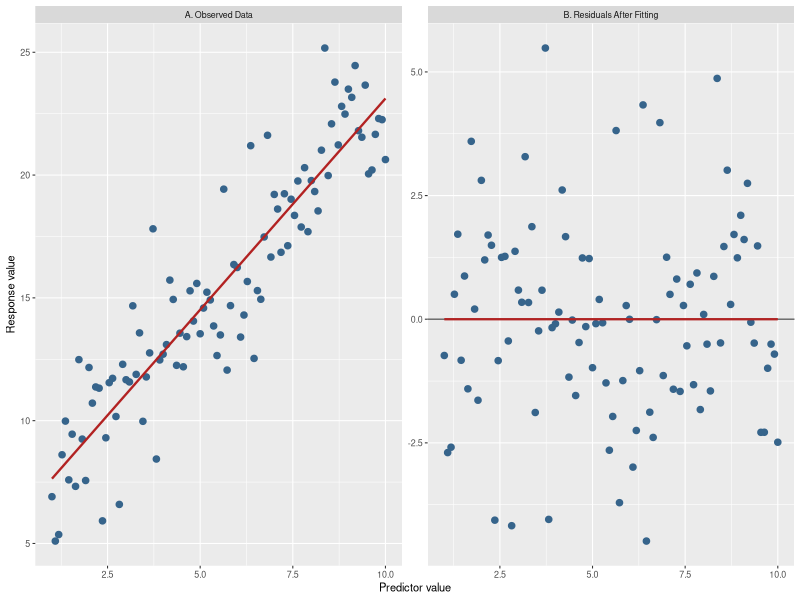
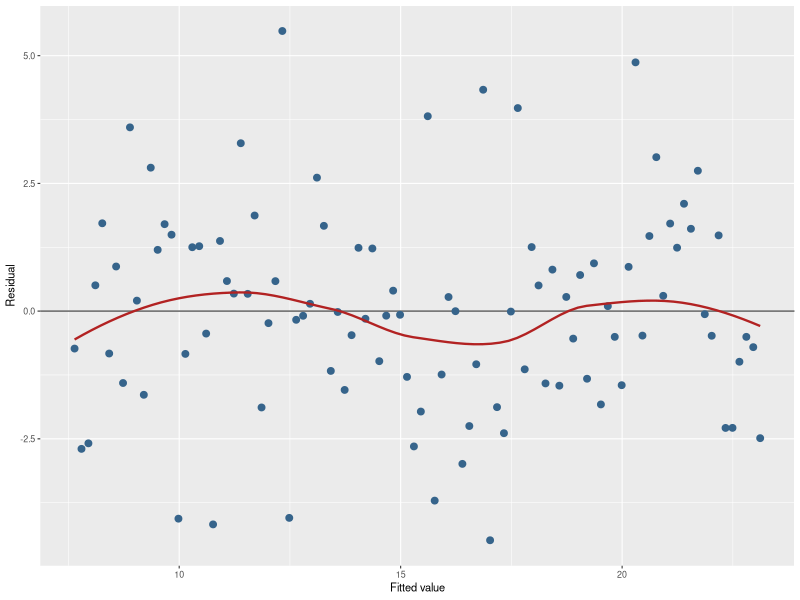
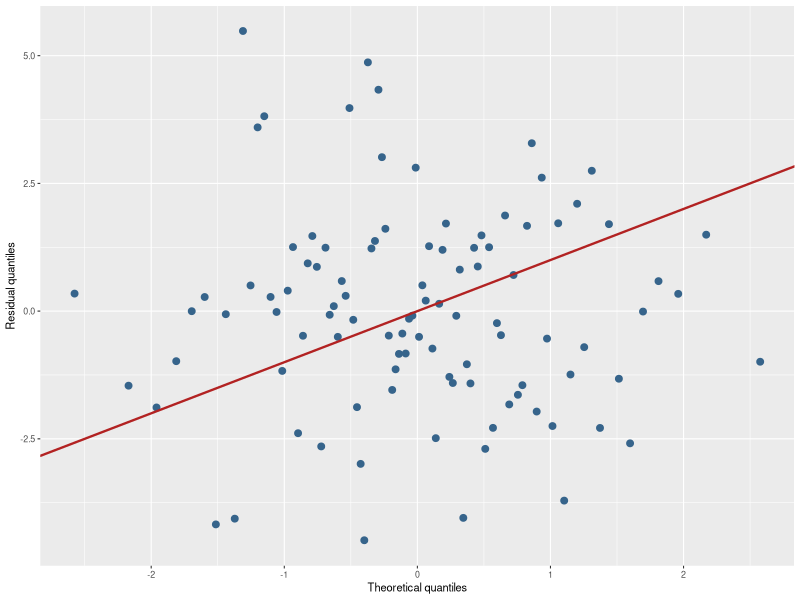
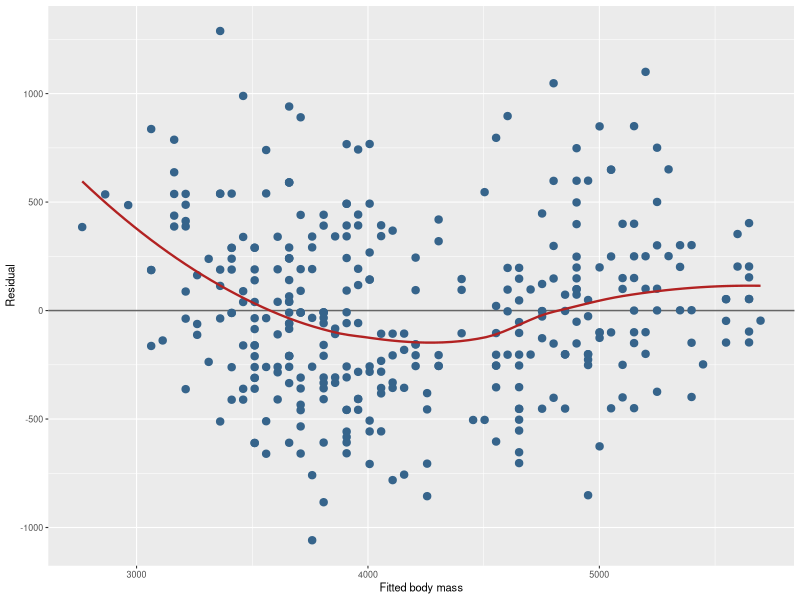
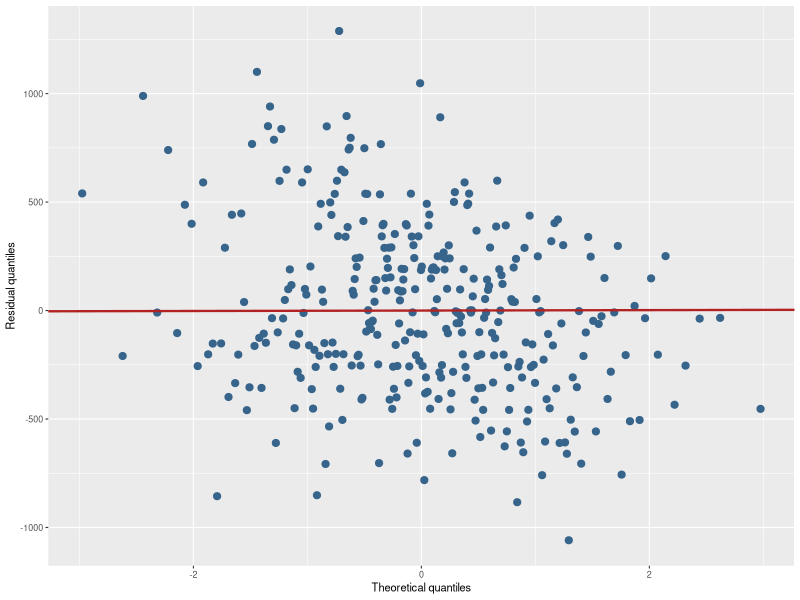

Write R code to recreate these figures, in order.
## ---- chunk 1
knitr::opts_chunk$set(
  comment = "R>",
  warning = FALSE,
  message = FALSE,
  fig.asp = NULL,
  fig.align = "center",
  fig.retina = 2,
  dpi = 300
)

ggplot2::theme_set(
  ggplot2::theme_grey(base_size = 8)
)
## ---- chunk 2
#| cache: false
library(tidyverse)
library(broom)
## ---- chunk 3
data("penguins", package = "palmerpenguins")

penguins_tbl <- as_tibble(penguins) |>
  drop_na(flipper_length_mm, body_mass_g) |>
  mutate(obs_id = row_number())

model <- lm(body_mass_g ~ flipper_length_mm, data = penguins_tbl)

penguin_resids <- penguins_tbl |>
  mutate(
    predicted_mass = fitted(model),
    residual = residuals(model)
  )

penguin_resids |>
  select(obs_id, species, flipper_length_mm, body_mass_g, predicted_mass, residual) |>
  slice_head(n = 8) |>
  knitr::kable(
    digits = 2,
    col.names = c("Observation", "Species", "Flipper length", "Observed body mass", "Predicted body mass", "Residual")
  )
## ---- chunk 4
#| echo: true
#| code-fold: true
#| code-summary: "Show Code"
#| fig-cap: "The systematic part of a relationship is removed when residuals are extracted. Panel A shows sloped scattered data with a fitted line. Panel B shows the residuals from that same fitted model against the predictor. The fitted line is now horizontal because the linear trend has been removed."
#| fig-width: 6.5
#| fig-height: 3.5

set.seed(74411)

sim_dat <- tibble(
  light = seq(1, 10, length.out = 100),
  height = 5 + 1.8 * light + rnorm(100, sd = 2)
)

sim_mod <- lm(height ~ light, data = sim_dat)

sim_plot_dat <- bind_rows(
  sim_dat |>
    transmute(light, value = height, panel = "A. Observed Data"),
  sim_dat |>
    transmute(light, value = residuals(sim_mod), panel = "B. Residuals After Fitting")
)

zero_line <- tibble(
  panel = "B. Residuals After Fitting",
  yint = 0
)

ggplot(sim_plot_dat, aes(x = light, y = value)) +
  geom_hline(
    data = zero_line,
    aes(yintercept = yint),
    inherit.aes = FALSE,
    colour = "grey40",
    linewidth = 0.5
  ) +
  geom_point(size = 1.9, colour = "steelblue4") +
  geom_smooth(method = "lm", se = FALSE, colour = "firebrick", linewidth = 0.8) +
  facet_wrap(~panel, scales = "free_y") +
  labs(
    x = "Predictor value",
    y = "Response value"
  )
## ---- chunk 5
#| echo: false
#| cache: false

ideal_aug <- broom::augment(sim_mod)

ideal_qq <- tibble(sample = sort(ideal_aug$.resid)) |>
  mutate(theoretical = qqnorm(ideal_aug$.resid, plot.it = FALSE)$x)
## ---- chunk 6
#| echo: false
#| cache: false
#| fig-cap: "Idealised residual-versus-fitted plot for a well-behaved straight-line model."
#| fig-width: 5
#| fig-height: 3.5

ggplot(ideal_aug, aes(x = .fitted, y = .resid)) +
  geom_hline(yintercept = 0, linewidth = 0.5, colour = "grey40") +
  geom_point(size = 2.0, colour = "steelblue4") +
  geom_smooth(method = "loess", se = FALSE, colour = "firebrick", linewidth = 0.8) +
  labs(
    x = "Fitted value",
    y = "Residual"
  )
## ---- chunk 7
#| echo: false
#| cache: false
#| fig-cap: "Idealised Q-Q plot of residuals for a well-behaved straight-line model."
#| fig-width: 5
#| fig-height: 3.5

ggplot(ideal_qq, aes(x = theoretical, y = sample)) +
  geom_point(size = 2.0, colour = "steelblue4") +
  geom_abline(intercept = 0, slope = 1, colour = "firebrick", linewidth = 0.8) +
  labs(
    x = "Theoretical quantiles",
    y = "Residual quantiles"
  )
## ---- chunk 8
model <- lm(body_mass_g ~ flipper_length_mm, data = penguins_tbl)

penguin_aug <- penguins_tbl |>
  mutate(
    .fitted = fitted(model),
    .resid = residuals(model)
  )

penguin_aug |>
  select(species, flipper_length_mm, body_mass_g, .fitted, .resid) |>
  slice_head(n = 6)
## ---- chunk 9
#| echo: false
#| fig-cap: "Residuals versus fitted values for a pooled penguin body-mass model."
#| fig-width: 5
#| fig-height: 3.5

ggplot(penguin_aug, aes(x = .fitted, y = .resid)) +
  geom_hline(yintercept = 0, linewidth = 0.5, colour = "grey40") +
  geom_point(size = 2.2, colour = "steelblue4") +
  geom_smooth(method = "loess", se = FALSE, colour = "firebrick", linewidth = 0.8) +
  labs(
    x = "Fitted body mass",
    y = "Residual"
  )
## ---- chunk 10
#| echo: false
#| fig-cap: "Q-Q plot of residuals for a pooled penguin body-mass model."
#| fig-width: 5
#| fig-height: 3.5

qq_dat <- tibble(sample = sort(penguin_aug$.resid)) |>
  mutate(theoretical = qqnorm(penguin_aug$.resid, plot.it = FALSE)$x)

ggplot(qq_dat, aes(x = theoretical, y = sample)) +
  geom_point(size = 2.1, colour = "steelblue4") +
  geom_abline(intercept = 0, slope = 1, colour = "firebrick", linewidth = 0.8) +
  labs(
    x = "Theoretical quantiles",
    y = "Residual quantiles"
  )
